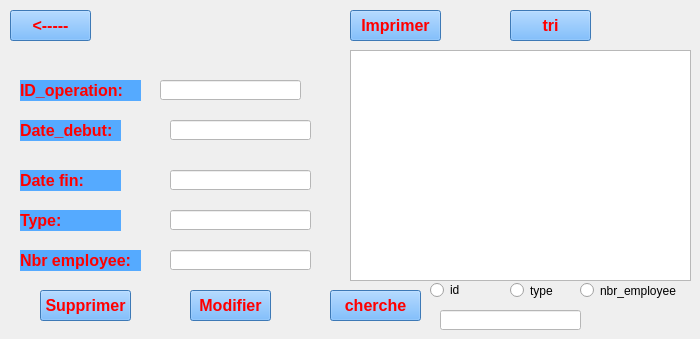
    <widget class="QWidget" name="page_6">
     <widget class="QTableView" name="tableView_2">
      <property name="geometry">
       <rect>
        <x>350</x>
        <y>50</y>
        <width>341</width>
        <height>231</height>
       </rect>
      </property>
      <property name="styleSheet">
       <string notr="true">background-image: url(:/img/White_thumb.png);</string>
      </property>
     </widget>
     <widget class="QPushButton" name="pushButtonreturn_2">
      <property name="geometry">
       <rect>
        <x>10</x>
        <y>10</y>
        <width>81</width>
        <height>31</height>
       </rect>
      </property>
      <property name="font">
       <font>
        <pointsize>12</pointsize>
        <weight>75</weight>
        <bold>true</bold>
       </font>
      </property>
      <property name="styleSheet">
       <string notr="true">color: rgb(170, 0, 0);
background-color: rgb(85, 170, 255);
color: qlineargradient(spread:pad, x1:0, y1:0, x2:0, y2:1, stop:0 rgba(255, 255, 255, 255), stop:0.495 rgba(255, 255, 255, 255), stop:0.505 rgba(255, 0, 0, 255), stop:1 rgba(255, 0, 0, 255));</string>
      </property>
      <property name="text">
       <string>&lt;-----</string>
      </property>
     </widget>
     <widget class="QPushButton" name="pushButtonsuppp5_2">
      <property name="geometry">
       <rect>
        <x>40</x>
        <y>290</y>
        <width>91</width>
        <height>31</height>
       </rect>
      </property>
      <property name="font">
       <font>
        <pointsize>12</pointsize>
        <weight>75</weight>
        <bold>true</bold>
       </font>
      </property>
      <property name="styleSheet">
       <string notr="true">color: rgb(170, 0, 0);
background-color: rgb(85, 170, 255);
color: qlineargradient(spread:pad, x1:0, y1:0, x2:0, y2:1, stop:0 rgba(255, 255, 255, 255), stop:0.495 rgba(255, 255, 255, 255), stop:0.505 rgba(255, 0, 0, 255), stop:1 rgba(255, 0, 0, 255));</string>
      </property>
      <property name="text">
       <string>Supprimer</string>
      </property>
     </widget>
     <widget class="QPushButton" name="pushButtonmodifier_2">
      <property name="geometry">
       <rect>
        <x>190</x>
        <y>290</y>
        <width>81</width>
        <height>31</height>
       </rect>
      </property>
      <property name="font">
       <font>
        <pointsize>12</pointsize>
        <weight>75</weight>
        <bold>true</bold>
       </font>
      </property>
      <property name="styleSheet">
       <string notr="true">color: rgb(170, 0, 0);
background-color: rgb(85, 170, 255);
color: qlineargradient(spread:pad, x1:0, y1:0, x2:0, y2:1, stop:0 rgba(255, 255, 255, 255), stop:0.495 rgba(255, 255, 255, 255), stop:0.505 rgba(255, 0, 0, 255), stop:1 rgba(255, 0, 0, 255));</string>
      </property>
      <property name="text">
       <string>Modifier</string>
      </property>
     </widget>
     <widget class="QLineEdit" name="lineEditi_operation_3">
      <property name="geometry">
       <rect>
        <x>160</x>
        <y>80</y>
        <width>141</width>
        <height>20</height>
       </rect>
      </property>
      <property name="styleSheet">
       <string notr="true">
background-color: rgb(255, 255, 255);
color: rgb(255, 255, 255);</string>
      </property>
     </widget>
     <widget class="QLabel" name="label_27">
      <property name="geometry">
       <rect>
        <x>20</x>
        <y>170</y>
        <width>101</width>
        <height>21</height>
       </rect>
      </property>
      <property name="font">
       <font>
        <pointsize>12</pointsize>
        <weight>75</weight>
        <bold>true</bold>
       </font>
      </property>
      <property name="styleSheet">
       <string notr="true">color: rgb(255, 0, 0);
background-color: rgb(85, 170, 255);</string>
      </property>
      <property name="text">
       <string>Date fin:</string>
      </property>
     </widget>
     <widget class="QLabel" name="label_28">
      <property name="geometry">
       <rect>
        <x>20</x>
        <y>120</y>
        <width>101</width>
        <height>21</height>
       </rect>
      </property>
      <property name="font">
       <font>
        <pointsize>12</pointsize>
        <weight>75</weight>
        <bold>true</bold>
       </font>
      </property>
      <property name="styleSheet">
       <string notr="true">color: rgb(255, 0, 0);
background-color: rgb(85, 170, 255);</string>
      </property>
      <property name="text">
       <string>Date_debut:</string>
      </property>
     </widget>
     <widget class="QLineEdit" name="lineEdittype_3">
      <property name="geometry">
       <rect>
        <x>170</x>
        <y>210</y>
        <width>141</width>
        <height>20</height>
       </rect>
      </property>
      <property name="styleSheet">
       <string notr="true">
background-color: rgb(255, 255, 255);
color: rgb(255, 255, 255);</string>
      </property>
     </widget>
     <widget class="QLineEdit" name="lineEditnbremployee_3">
      <property name="geometry">
       <rect>
        <x>170</x>
        <y>250</y>
        <width>141</width>
        <height>20</height>
       </rect>
      </property>
      <property name="styleSheet">
       <string notr="true">background-color: rgb(255, 255, 255);
color: rgb(255, 255, 255);</string>
      </property>
     </widget>
     <widget class="QLabel" name="label_29">
      <property name="geometry">
       <rect>
        <x>20</x>
        <y>250</y>
        <width>121</width>
        <height>21</height>
       </rect>
      </property>
      <property name="font">
       <font>
        <pointsize>12</pointsize>
        <weight>75</weight>
        <bold>true</bold>
       </font>
      </property>
      <property name="styleSheet">
       <string notr="true">color: rgb(255, 0, 0);
background-color: rgb(85, 170, 255);</string>
      </property>
      <property name="text">
       <string>Nbr employee:</string>
      </property>
     </widget>
     <widget class="QLineEdit" name="lineEditdatedebut_3">
      <property name="geometry">
       <rect>
        <x>170</x>
        <y>120</y>
        <width>141</width>
        <height>20</height>
       </rect>
      </property>
      <property name="styleSheet">
       <string notr="true">
background-color: rgb(255, 255, 255);
color: rgb(255, 255, 255);</string>
      </property>
     </widget>
     <widget class="QLabel" name="label_30">
      <property name="geometry">
       <rect>
        <x>20</x>
        <y>210</y>
        <width>101</width>
        <height>21</height>
       </rect>
      </property>
      <property name="font">
       <font>
        <pointsize>12</pointsize>
        <weight>75</weight>
        <bold>true</bold>
       </font>
      </property>
      <property name="styleSheet">
       <string notr="true">color: rgb(255, 0, 0);
background-color: rgb(85, 170, 255);</string>
      </property>
      <property name="text">
       <string>Type:</string>
      </property>
     </widget>
     <widget class="QLabel" name="label_31">
      <property name="geometry">
       <rect>
        <x>20</x>
        <y>80</y>
        <width>121</width>
        <height>21</height>
       </rect>
      </property>
      <property name="font">
       <font>
        <pointsize>12</pointsize>
        <weight>75</weight>
        <bold>true</bold>
       </font>
      </property>
      <property name="styleSheet">
       <string notr="true">color: rgb(255, 0, 0);
background-color: rgb(85, 170, 255);</string>
      </property>
      <property name="text">
       <string>ID_operation:</string>
      </property>
     </widget>
     <widget class="QLineEdit" name="lineEditdatefin_3">
      <property name="geometry">
       <rect>
        <x>170</x>
        <y>170</y>
        <width>141</width>
        <height>20</height>
       </rect>
      </property>
      <property name="styleSheet">
       <string notr="true">background-color: rgb(255, 255, 255);
color: rgb(255, 255, 255);</string>
      </property>
     </widget>
     <widget class="QPushButton" name="pushButtontrip6">
      <property name="geometry">
       <rect>
        <x>510</x>
        <y>10</y>
        <width>81</width>
        <height>31</height>
       </rect>
      </property>
      <property name="font">
       <font>
        <pointsize>12</pointsize>
        <weight>75</weight>
        <bold>true</bold>
       </font>
      </property>
      <property name="styleSheet">
       <string notr="true">color: rgb(170, 0, 0);
background-color: rgb(85, 170, 255);
color: qlineargradient(spread:pad, x1:0, y1:0, x2:0, y2:1, stop:0 rgba(255, 255, 255, 255), stop:0.495 rgba(255, 255, 255, 255), stop:0.505 rgba(255, 0, 0, 255), stop:1 rgba(255, 0, 0, 255));</string>
      </property>
      <property name="text">
       <string>tri</string>
      </property>
     </widget>
     <widget class="QPushButton" name="pushButtonimprimerp6">
      <property name="geometry">
       <rect>
        <x>350</x>
        <y>10</y>
        <width>91</width>
        <height>31</height>
       </rect>
      </property>
      <property name="font">
       <font>
        <pointsize>12</pointsize>
        <weight>75</weight>
        <bold>true</bold>
       </font>
      </property>
      <property name="styleSheet">
       <string notr="true">color: rgb(170, 0, 0);
background-color: rgb(85, 170, 255);
color: qlineargradient(spread:pad, x1:0, y1:0, x2:0, y2:1, stop:0 rgba(255, 255, 255, 255), stop:0.495 rgba(255, 255, 255, 255), stop:0.505 rgba(255, 0, 0, 255), stop:1 rgba(255, 0, 0, 255));</string>
      </property>
      <property name="text">
       <string>Imprimer</string>
      </property>
     </widget>
     <widget class="QPushButton" name="pushButtoncherchep6">
      <property name="geometry">
       <rect>
        <x>330</x>
        <y>290</y>
        <width>91</width>
        <height>31</height>
       </rect>
      </property>
      <property name="font">
       <font>
        <pointsize>12</pointsize>
        <weight>75</weight>
        <bold>true</bold>
       </font>
      </property>
      <property name="styleSheet">
       <string notr="true">color: rgb(170, 0, 0);
background-color: rgb(85, 170, 255);
color: qlineargradient(spread:pad, x1:0, y1:0, x2:0, y2:1, stop:0 rgba(255, 255, 255, 255), stop:0.495 rgba(255, 255, 255, 255), stop:0.505 rgba(255, 0, 0, 255), stop:1 rgba(255, 0, 0, 255));</string>
      </property>
      <property name="text">
       <string>cherche</string>
      </property>
     </widget>
     <widget class="QLineEdit" name="lineEditsearch">
      <property name="geometry">
       <rect>
        <x>440</x>
        <y>310</y>
        <width>141</width>
        <height>20</height>
       </rect>
      </property>
      <property name="styleSheet">
       <string notr="true">
background-color: rgb(255, 255, 255);
color: rgb(255, 255, 255);</string>
      </property>
     </widget>
     <widget class="QRadioButton" name="radioButtontype">
      <property name="geometry">
       <rect>
        <x>510</x>
        <y>280</y>
        <width>61</width>
        <height>21</height>
       </rect>
      </property>
      <property name="styleSheet">
       <string notr="true">background-image: url(:/img/White_thumb.png);</string>
      </property>
      <property name="text">
       <string>type</string>
      </property>
     </widget>
     <widget class="QRadioButton" name="radioButtonnbr_employee">
      <property name="geometry">
       <rect>
        <x>580</x>
        <y>280</y>
        <width>101</width>
        <height>21</height>
       </rect>
      </property>
      <property name="styleSheet">
       <string notr="true">background-image: url(:/img/White_thumb.png);</string>
      </property>
      <property name="text">
       <string>nbr_employee</string>
      </property>
     </widget>
     <widget class="QRadioButton" name="radioButtonid">
      <property name="geometry">
       <rect>
        <x>430</x>
        <y>280</y>
        <width>51</width>
        <height>20</height>
       </rect>
      </property>
      <property name="styleSheet">
       <string notr="true">background-image: url(:/img/White_thumb.png);</string>
      </property>
      <property name="text">
       <string>id</string>
      </property>
     </widget>
    </widget>
